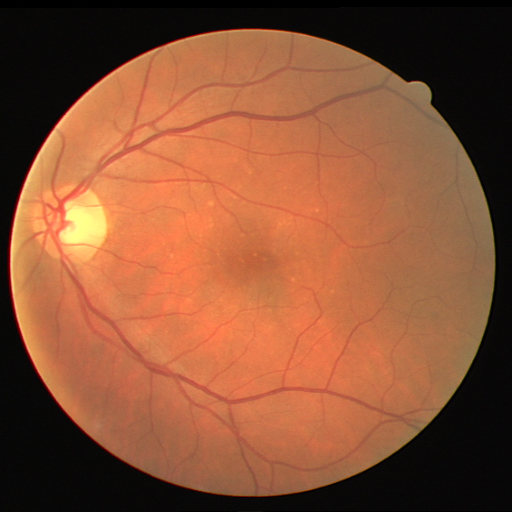
#> input picture Data/image/0.png, 512 x 512 px; its folder holds 4 pictures in this run
$ python vessel_segmentation_code.py
#> lines starting #> are read from the running program, lines starting #| are printed output that depends on the picture
# -*- coding: utf-8 -*-
"""
Last updated on 20 October 2024

@author: Marina Gómez Rey & María Ángeles Magro Garrote
"""
import numpy as np
from matplotlib import pyplot as plt
from skimage.io import imread
from skimage.color import rgb2gray
from skimage.util import img_as_float
from skimage.filters import gaussian, threshold_otsu, threshold_local
from skimage.exposure import equalize_adapthist
from sklearn.cluster import KMeans
from sklearn.metrics import jaccard_score
from skimage.morphology import remove_small_objects, binary_dilation
from scipy.ndimage import median_filter, binary_erosion
from pathlib import Path


# --- PARAMETERS ---
method = 'threshold' #'clustering' or 'threshold'
# ------------------


# Function to load image and mask paths
def get_im_paths(im_dir, mk_dir):
    data_dir = Path('.')
    im_dir = data_dir / im_dir
    mk_dir = data_dir / mk_dir
    im_paths = sorted([f for f in im_dir.glob('*.png') if f.is_file()])
    mk_paths = sorted([f for f in mk_dir.glob('*.png') if f.is_file()])

    print(f"Number of train images: {len(im_paths)}")
    print(f"Number of train masks: {len(mk_paths)}")

    return im_paths, mk_paths

# [82 lines left out: functions plot_N_images, clahe, getting_retina_mask, kmeans_segmentation, th_based_segmentation, not called in this run]


# Main function that manages the two types of approaches, the predetermined method
# is the threshold as it provides better results
def segmentation_evaluation(train_im, train_mk):
    # To store the scores, initially all 0s
    scores = np.zeros(len(train_im))

    # We will make the technique to every image
    for indx, img in enumerate(train_im):
        mk = img_as_float(train_mk[indx])  # Ground truth mask

        if method == 'clustering':
            # Apply the preprocessing, putting it as float and grayscale
            img = img_as_float(img)
            img = rgb2gray(img)
            mk = img_as_float(train_mk[indx])

            # Get retina mask
            retina_mask = getting_retina_mask(img)

            # Apply CLAHE on the image within the retina mask
            clahe_image = clahe(img, retina_mask)

            # Apply k-means segmentation on the CLAHE image with the enhanced contrast to obtain better results
            pred_mask, cluster_centers = kmeans_segmentation(clahe_image, retina_mask)

            # Initialize variable to track the best iou for each image
            best_iou = 0

            # Ground truth mask
            gt_mask = mk > 0.5

            # The number of clusters that worked best for us was 4 so we define define it directly here
            k = 4

            # Compare each cluster layer with ground truth
            for i in range(k):
                current_layer = (pred_mask == i)  # Binary mask for the current cluster

                # Post-process the mask: remove small objects (with tuned min_size) and dilation
                cleaned_mask = remove_small_objects(current_layer.astype(bool), min_size=10)
                cleaned_mask = binary_dilation(cleaned_mask)

                # Calculate IoU score after post-processing
                iou_score = jaccard_score(gt_mask.flatten(), cleaned_mask.flatten())
                print(f"Image {indx}, Cluster {i}, IoU={iou_score:.2f}")

                # Track the best layer based on IoU score
                if iou_score > best_iou:
                    best_iou = iou_score

            # Store the best IoU score for this image
            scores[indx] = best_iou
            print(f"Image {indx}, Best IoU={best_iou:.2f}")

        elif method == 'threshold':
            # Extract the green channel for thresholding method as it is the one where the vessels are best seen
            img_green = img[:, :, 1]
            # The image is converted to float also
            img_green = img_as_float(img_green)

            # Perform threshold-based segmentation calling the function
            pred_mask, retina_mask = th_based_segmentation(img_green, indx)

            # Apply remove small objects with tuned min_size as post-processing
            cleaned_mask = remove_small_objects(pred_mask.astype(bool), min_size=10)

            # Evaluate segmentation with IoU
            gt_mask = mk > 0.5
            iou_score = jaccard_score(gt_mask.flatten(), cleaned_mask.flatten())
            scores[indx] = iou_score
            print(f"Image {indx}, IoU={iou_score: .2f}")

        else:
            raise ValueError("Invalid method. Choose 'threshold' or 'clustering'.")

    return np.average(scores)


# Load images and masks
train_im_paths, train_mk_paths = get_im_paths('Data/image', 'Data/mask')
train_im = [imread(path) for path in train_im_paths]
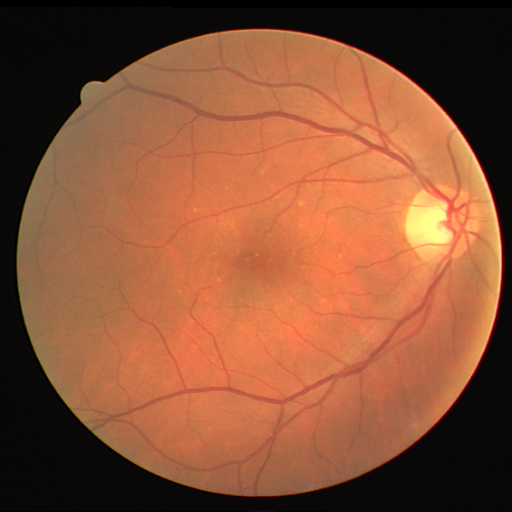
#> input picture Data/image/1.png, 512 x 512 px
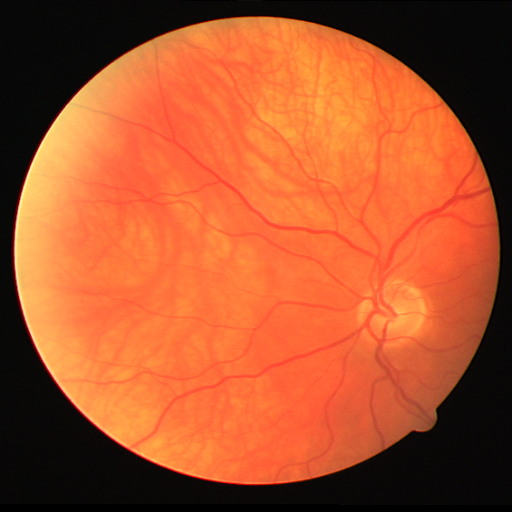
#> input picture Data/image/10.png, 512 x 512 px
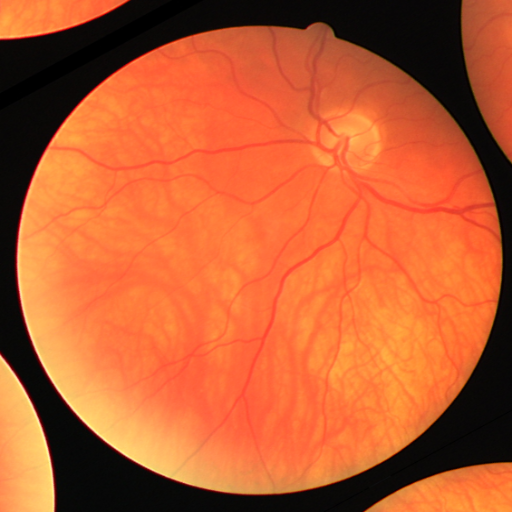
#> input picture Data/image/11.png, 512 x 512 px
#> train_im = 4 items
train_mk = [imread(path) for path in train_mk_paths]


average_IoU = segmentation_evaluation(train_im, train_mk)
#> in segmentation_evaluation, `scores = np.zeros(len(train_im))`: scores = [0, 0, 0, 0]
#> the loop in segmentation_evaluation, `for indx, img in enumerate(train_im):` made 1 pass
#> indx on pass 1: 0
#> (the run stopped early here; a loop or call above may not have finished)
